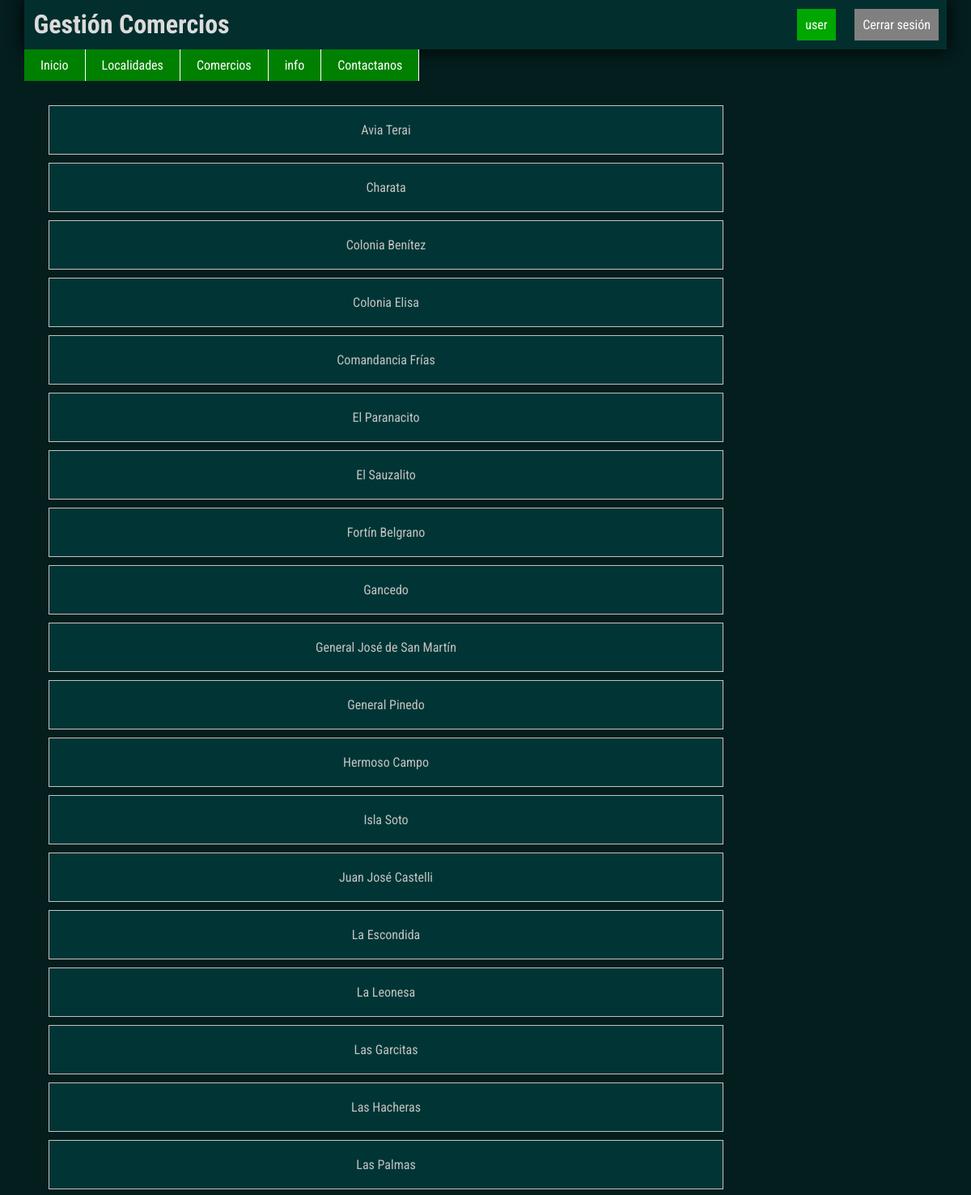
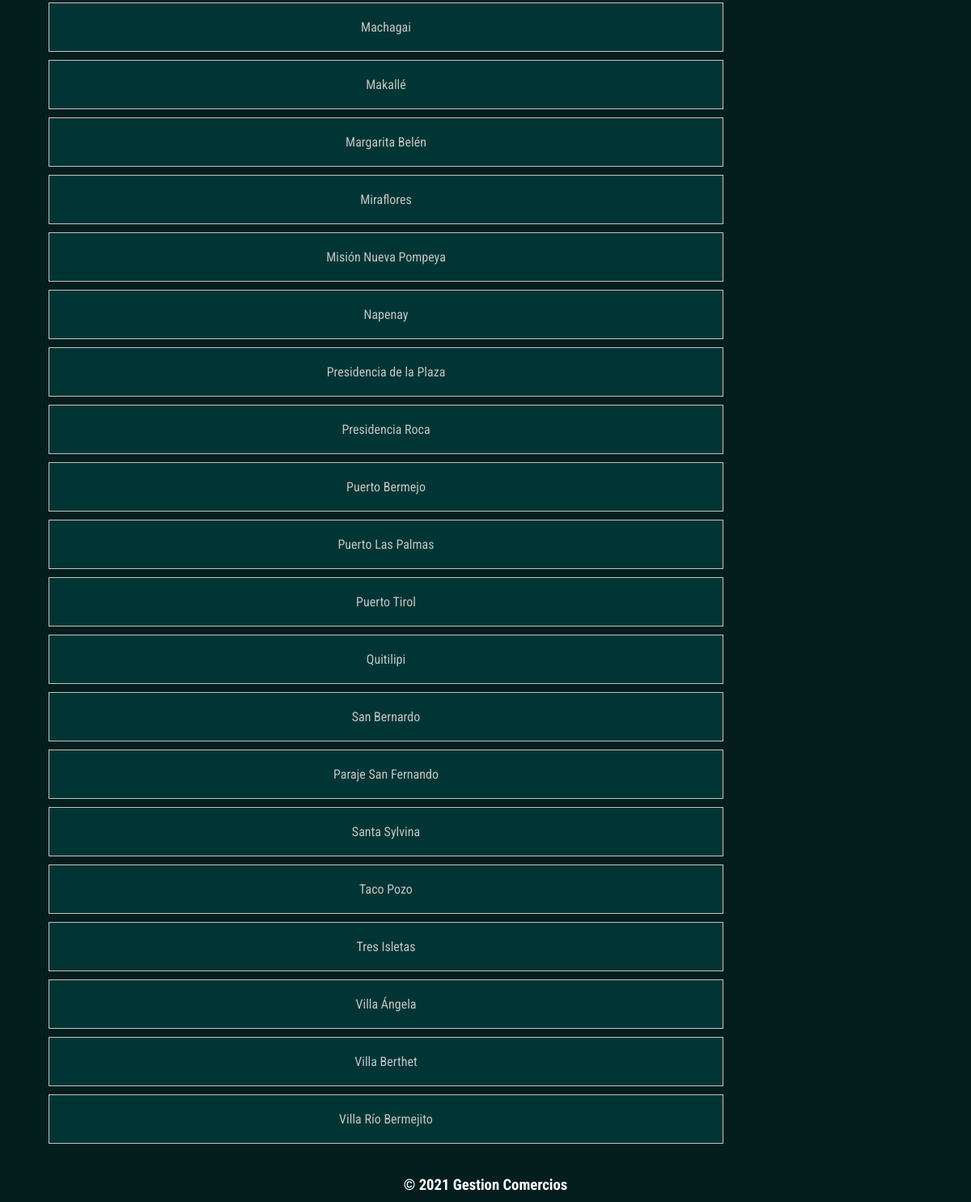
The app's page /Localidades (signed in) with its own data (2 pictures, top to bottom).
### GestionComerciosApp/models.py (models this page shows, shortened)
class LocalidadesForms(models.Model):
    localidad = models.CharField(max_length=200)

### GestionComerciosApp/views.py (the view)
# urls.py: path('Localidades',localidades, name='localidades'),
def localidades(request):
    form = LocalidadesForms.objects.all()
    return render(request, 'localidades.html',{'formulario':form})

### GestionComerciosApp/templates/localidades.html
{% extends 'base.html'%}
{% load static %}
{% block section %}
<ul class = "menu">
    {% for f in formulario %}
    <li><a href="">{{ f.localidad }}</a></li>
    {% endfor %}
</ul>
{% endblock %}

### GestionComerciosApp/templates/base.html (shortened to what this page needs)
<!DOCTYPE html>
<html lang="en">
<head>
    {% load static %}
    <link rel="stylesheet" href="{% static 'estilos.css' %}">
<link rel="stylesheet" href="{% static 'listas.css' %}">
</head>
<body>
    <header>
        <h1>Gestión Comercios</h1>
        <div class="usuarios">
            {% if request.user.is_authenticated %}
                <a class="btn-login" href="#">{{ request.user.username }}</a>
                <a class="btn-register" href="{% url 'logout'  %}">Cerrar sesión</a>
            {% else %}
                <a class="btn-login" href="{% url 'login' %}">Iniciar sesión</a>
                <a class="btn-register" href="{% url 'registro' %}">Regístrate</a>
            {% endif %}
        </div>
    </header>
    <nav>
        <ul>
            <li><a href="{% url 'home' %}">Inicio</a></li>
            <li class="localidad">
                <a href="#">Localidades</a>
            </li>
            <li><a href="{% url 'comercios'  %}">Comercios</a></li>
            <li><a href="{% url 'info'  %}">info</a></li>
            <li><a href="{% url 'contactanos'  %}">Contactanos</a></li>
        </ul>
    </nav>
    {% block section %}
    {% endblock %}
    <footer>
        <h3>&copy; 2021 Gestion Comercios</h3>
    </footer>
</body>
</html>

### GestionComerciosApp/static/estilos.css (style rules this page uses)
* { margin: 0%; padding: 0%; font-family: 'Roboto Condensed', sans-serif; }
body { background:rgb(4, 29, 29); width: 95%; margin: auto; }
header { display: flex; align-items: center; background: rgb(3, 46, 46); box-shadow: 0 0 20px; }
header h1 { color: rgb(219, 219, 219); padding: 1%; }
.usuarios { margin-left: auto; }
.usuarios a { text-decoration: none; padding: 10px; margin: 0 10px; color: white; }
.btn-login { background: rgb(0, 167, 0); transition: background 0.6s; }
.btn-register { background: grey; transition: background 0.6s; }
nav > ul { list-style: none; display: flex; }
nav > ul > li > a { text-decoration: none; display: block; padding: 10px 20px; background: green; color: white; border-right: 1px solid white; transition: background 0.6s; }
.localidad { position: relative; }
footer h3 { text-align: center; color: white; padding: 10px 0; }

### GestionComerciosApp/static/listas.css (style rules this page uses)
.menu { border-bottom: none; list-style: none; padding: 20px; width: 900px; list-style: none; }
.menu li { text-align: center; margin: 10px; }
.menu li a { background: rgb(3, 15, 15); transition: background 0.3s; display: block; background-color: rgba(1, 53, 53); color: rgb(196, 195, 195); padding: 20px; width: 90%; text-decoration: none; border-bottom: 1px solid rgba(196, 195, 195); border-top: 1px solid rgb(196, 195, 195); border-right: 1px solid rgba(196, 195, 195); border-left: 1px solid rgba(196, 195, 195); }

### records on screen
LocalidadesForms: localidad "Avia Terai"
LocalidadesForms: localidad "Charata"
LocalidadesForms: localidad "Colonia Benítez"
LocalidadesForms: localidad "Colonia Elisa"
LocalidadesForms: localidad "Comandancia Frías"
LocalidadesForms: localidad "El Paranacito"
LocalidadesForms: localidad "El Sauzalito"
LocalidadesForms: localidad "Fortín Belgrano"
LocalidadesForms: localidad "Gancedo"
LocalidadesForms: localidad "General José de San Martín"
LocalidadesForms: localidad "General Pinedo"
LocalidadesForms: localidad "Hermoso Campo"
LocalidadesForms: localidad "Isla Soto"
LocalidadesForms: localidad "Juan José Castelli"
LocalidadesForms: localidad "La Escondida"
LocalidadesForms: localidad "La Leonesa"
LocalidadesForms: localidad "Las Garcitas"
LocalidadesForms: localidad "Las Hacheras"
LocalidadesForms: localidad "Las Palmas"
LocalidadesForms: localidad "Machagai"
LocalidadesForms: localidad "Makallé"
LocalidadesForms: localidad "Margarita Belén"
LocalidadesForms: localidad "Miraflores"
LocalidadesForms: localidad "Misión Nueva Pompeya"
LocalidadesForms: localidad "Napenay"
LocalidadesForms: localidad "Presidencia de la Plaza"
LocalidadesForms: localidad "Presidencia Roca"
LocalidadesForms: localidad "Puerto Bermejo"
LocalidadesForms: localidad "Puerto Las Palmas"
LocalidadesForms: localidad "Puerto Tirol"
LocalidadesForms: localidad "Quitilipi"
LocalidadesForms: localidad "San Bernardo"
LocalidadesForms: localidad "Paraje San Fernando"
LocalidadesForms: localidad "Santa Sylvina"
LocalidadesForms: localidad "Taco Pozo"
LocalidadesForms: localidad "Tres Isletas"
LocalidadesForms: localidad "Villa Ángela"
LocalidadesForms: localidad "Villa Berthet"
LocalidadesForms: localidad "Villa Río Bermejito"

### other values on screen
{{ request.user.username }} "user"
